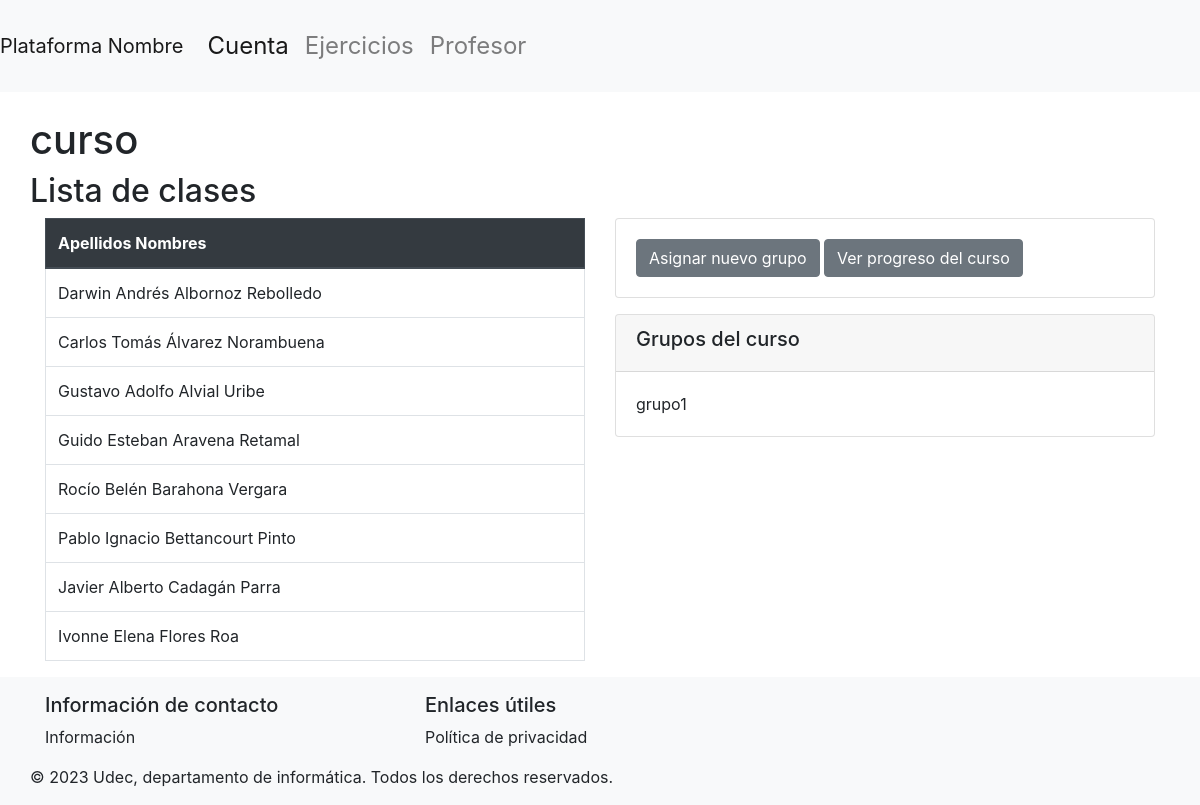
Before: /dashDocente/1/detalleCurso/1 (signed in) with the older database file.
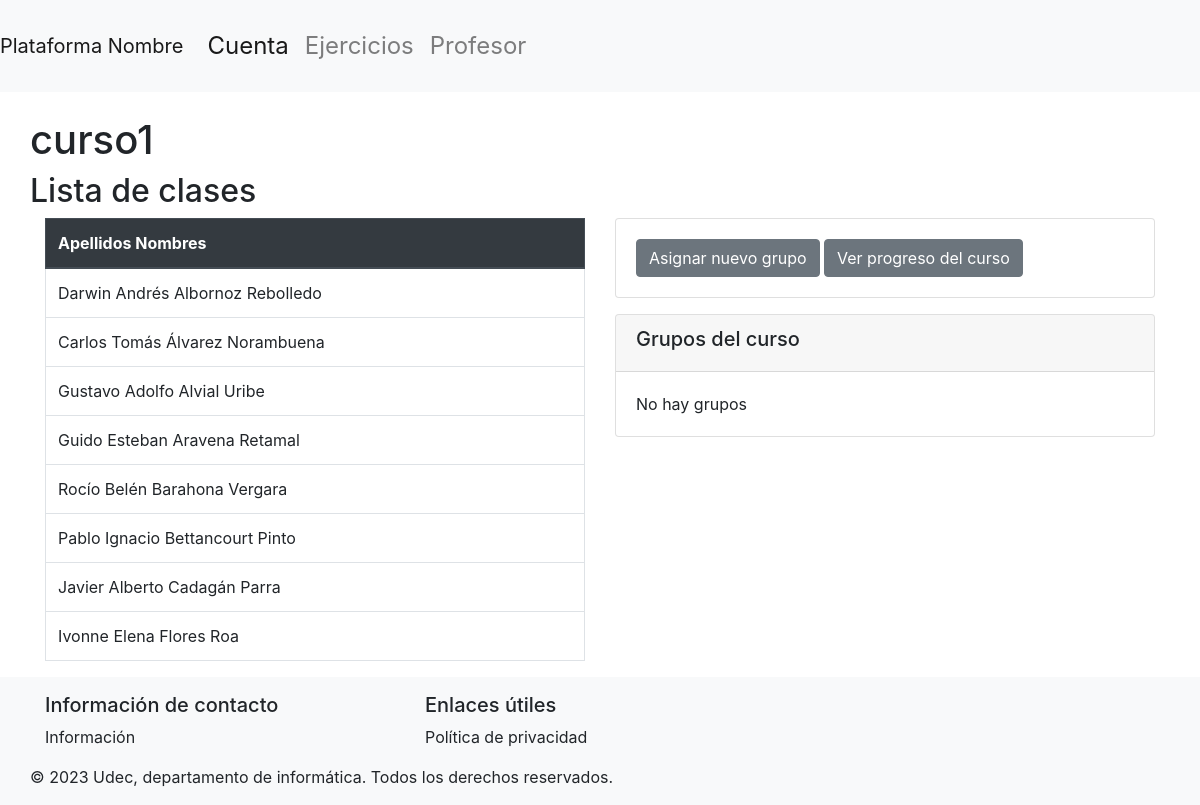
After: the same page with the newer database file.
### basedatos/modelos.py (models this page shows, shortened)
class Curso(db.Model):
    id = db.Column(db.Integer, primary_key=True)
    nombre = db.Column(db.String(100), nullable=False, unique=True)
    activa = db.Column(db.Boolean(), nullable=False, default=True)
    estudiantes = db.relationship('Estudiante', secondary=inscripciones, back_populates='cursos')
    grupos = db.relationship('Grupo', order_by=Grupo.id, back_populates='curso')

class Estudiante(db.Model):
    id = db.Column(db.Integer, primary_key=True)
    matricula = db.Column(db.String(50), nullable=False)
    nombres = db.Column(db.String(200), nullable=False)
    apellidos = db.Column(db.String(200), nullable=False)
    correo = db.Column(db.String(50), nullable=True, unique=True)
    password = db.Column(db.String(150), nullable=False)
    carrera = db.Column(db.String(100), nullable=False)
    cursos = db.relationship('Curso', secondary=inscripciones, back_populates='estudiantes')
    grupos = db.relationship('Grupo', secondary=estudiantes_grupos, back_populates='estudiantes')
    ejercicios_asignados = db.relationship('Ejercicio_asignado', back_populates='estudiante', viewonly=True)

class Grupo(db.Model):
    id = db.Column(db.Integer, primary_key=True)
    nombre = db.Column(db.String(50), nullable=False, unique=True)
    curso = db.relationship('Curso', back_populates='grupos')
    estudiantes = db.relationship('Estudiante', secondary=estudiantes_grupos, back_populates='grupos')
    id_curso = db.Column(db.Integer, db.ForeignKey('curso.id'))

### main.py (the view)
@app.route('/dashDocente/<int:supervisor_id>/detalleCurso/<int:curso_id>', methods=['GET','POST'])
@login_required
def detallesCurso(supervisor_id, curso_id):
    curso_actual=Curso.query.get(curso_id)
    grupos=Grupo.query.filter_by(id_curso=curso_id).all()
    estudiantes_curso = Estudiante.query.filter(Estudiante.cursos.any(id=curso_id)).all()
    return(render_template('detallesCurso.html', supervisor_id=supervisor_id, curso=curso_actual, grupos=grupos, estudiantes_curso=estudiantes_curso))

### basedatos/modelos.py (called while the page is built)
    @property
    def is_authenticated(self):
        return True

### main.py (called while the page is built)
@login_manager.user_loader
def load_user(user_id):
    if user_id.startswith("e"):
        user = db.session.get(Estudiante, int(user_id[1:]))
    elif user_id.startswith("s"):
        user = db.session.get(Supervisor, int(user_id[1:]))
    else:
        return None
    return user

### templates/detallesCurso.html (shortened to what this page needs)
{% extends 'layout.html' %}
{% block content %}
<div class="row">
        <h1>{{ curso.nombre }}</h1>
</div>
<div class="row">
    <h2>Lista de clases</h2>
</div>
<div class="row">
    <div class="col-md-6">
        <table class="table table-bordered">
            <thead class="thead-dark">
                <tr>
                    <th>Apellidos Nombres</th>
                </tr>
            </thead>
            <tbody>
                {% for estudiante in estudiantes_curso %}
                    <tr>
                        <td>{{ estudiante.nombres }} {{ estudiante.apellidos }}</td>
                    </tr>
                {% endfor %}
            </tbody>
        </table>
    </div>
    <div class="col-md-6">
        <div class="card mb-3">
            <div class="card-body">
                <a href="{{ url_for('asignarGrupos', supervisor_id=supervisor_id, curso_id=curso.id) }}" class="btn btn-secondary">Asignar nuevo grupo</a>
                <a href="{{ url_for('progresoCurso', supervisor_id=supervisor_id, curso_id= curso.id)}}" class="btn btn-secondary">Ver progreso del curso</a>
            </div>
        </div>
        <div class="card mb-3">
            <div class="card-header">
                <h5>Grupos del curso</h5>
            </div>
            <div class="card-body">
                {% if grupos|length == 0 %}
                <p class="card-text">No hay grupos</p>
                {% endif %}
                {% for grupo in grupos %}
                <p class="card-text">{{ grupo.nombre }}</p>
                {% endfor %}
            </div>
        </div>
    </div>
</div>
{% endblock %}

### templates/layout.html (shortened to what this page needs)
<!doctype html>
<html lang="es">
  <head>
    <link href="{{ url_for('static', filename='css/bootstrap.min.css') }}" rel="stylesheet">
    <link href="{{ url_for('static', filename='css/layout.css') }}" rel="stylesheet">
    <link rel="stylesheet" href="https://cdnjs.cloudflare.com/ajax/libs/font-awesome/5.15.3/css/all.min.css">
  </head>
  <body>
    <nav class="navbar navbar-expand-lg navbar-light bg-light">
      <a class="navbar-brand" href="#">Plataforma Nombre</a>
      <div class="collapse navbar-collapse" id="navbarNav">
        <ul class="navbar-nav">
          <li class="nav-item active">
            <a class="nav-link" href="#">Cuenta<span class="sr-only">(current)</span></a>
          </li>
          <li class="nav-item">
            <a class="nav-link" href="#">Ejercicios</a>
          </li>
          <li class="nav-item">
            <a class="nav-link" href="#">Profesor</a>
        </ul>
      </div>
    </nav>
    <main class="container mt-4">
      {% block content %}{% endblock %}
    </main>
    <footer class="footer mt-auto py-3 bg-light">
      <div class="container">
          <div class="row">
              <div class="col-md-4">
                  <h5>Información de contacto</h5>
                  <p>Información
                  </p>
              </div>
              <div class="col-md-4">
                  <h5>Enlaces útiles</h5>
                  <ul class="list-unstyled">
                      <li><a href="#">Política de privacidad</a></li>
                  </ul>
              </div>
              <div class="col-md-4">
          </div>
          <div class="row">
              <div class="col-12 text-center">
                  <p class="mb-0">&copy; 2023 Udec, departamento de informática. Todos los derechos reservados.</p>
              </div>
          </div>
      </div>
    </footer>
  </body>
</html>

### static/css/layout.css (style rules this page uses)
.navbar { transition: 0.5s; font-size: 1.5em; padding: 20px 0; }

### templates/layout.html (style rules this page uses)
a { color: inherit; }

Changed rows visible on the page:
removed Grupo: nombre "grupo1"
changed Curso: nombre "curso" → "curso1"
Other visible differences:
text now shown: "No hay grupos"
